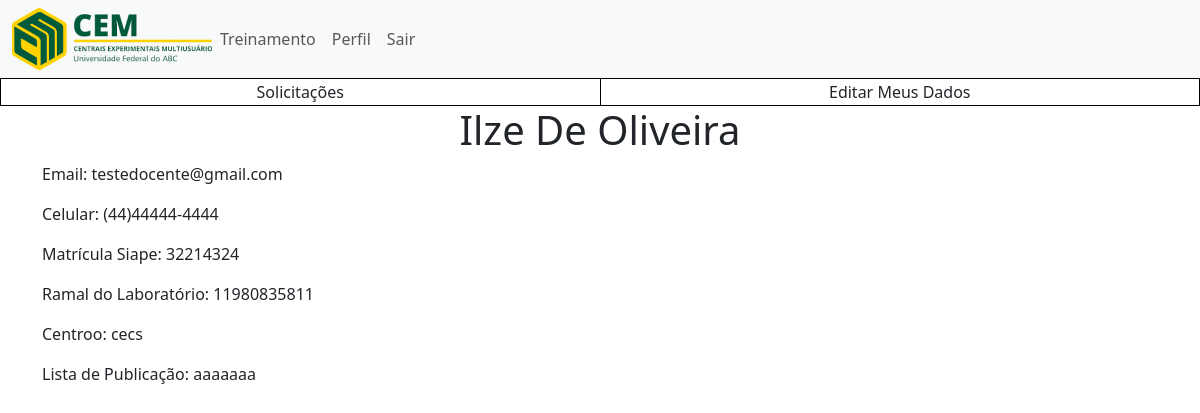
The app's page /core/perfil_user/ (signed in), older data.
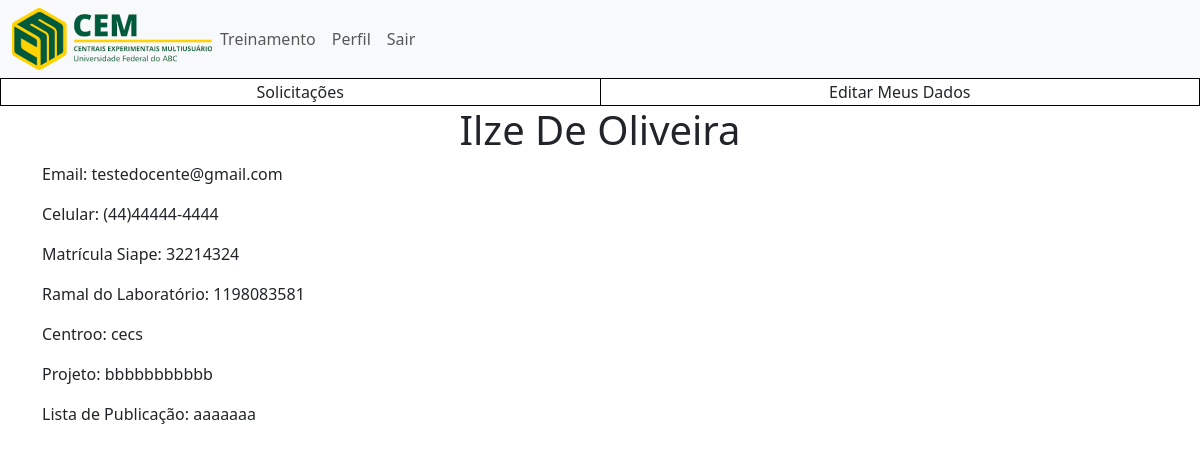
The same page, newer data.
### core/models.py (models this page shows, shortened)
class Docente(models.Model):
    id_docente = models.AutoField(primary_key=True)
    primeiro_nome = models.CharField(max_length=255)
    segundo_nome = models.CharField(max_length=255)
    celular = models.CharField(max_length=17)
    matricula_siape = models.CharField(max_length=30)
    ramal_lab = models.CharField(max_length=30)
    centro = models.CharField(max_length=30)
    possui_projeto = models.CharField(max_length=3)
    info_projeto = models.TextField(max_length=255)
    lista_publi = models.TextField(max_length=255)
    id_form_termo = models.ForeignKey(FormTermo, on_delete=models.CASCADE, null=False)
    id_login = models.ForeignKey(Login, on_delete=models.CASCADE, null=False, default=0)

class Login(models.Model):
    id_login = models.AutoField(primary_key=True)
    email_inst = models.EmailField(max_length=255)
    senha = models.CharField(max_length=255)
    perfil = models.CharField(max_length=30, default='perfil')
    data_cadastro = models.DateTimeField(blank=True, null=True, default=datetime.datetime.now)
    data_ultimo_login = models.DateTimeField(blank=True, null=True, default=datetime.datetime(2023, 1, 1, 0, 0))
    password_change_required = models.BooleanField(default=True)

### core/views.py (the view)
# urls.py: path('perfil_user/', perfil_user, name='perfil_user'),
def perfil_user(request):
    if 'chave' in request.session:
        chave = request.session['chave']
        login = Login.objects.get(id_login=chave)
        if login.perfil == 'docente':
            user = Docente.objects.get(id_login=chave)
        elif login.perfil == 'pos_doutorando':
            user = PosDout.objects.get(id_pos_dout=chave)
        elif login.perfil == 'aluno':
            user = AlunoPosIC.objects.get(id_login=chave)
        elif login.perfil == 'user_externo':
            user = UserExterno.objects.get(id_login=chave)
        return render(request, 'perfil_user.html', {'user': user, 'login': login})
    else:
        return HttpResponse('Você precisa estar logado no sistema para achar ')

### core/templates/perfil_user.html (shortened to what this page needs)
{% extends 'base.html' %}
{% load static %}
{% block conteudo %}
<div class="container">
    <h1>
        {{user.primeiro_nome }} {{user.segundo_nome}}
    </h1>
    <div>
        <p>Email: {{login.email_inst}}</p>
        {% if login.perfil == "docente" %}
            <p>Celular: {{user.celular}}</p>
            <p>Matrícula Siape: {{user.matricula_siape}}</p>
            <p>Ramal do Laboratório: {{user.ramal_lab}}</p>
            <p>Centroo: {{user.centro}}</p>
            {% if user.info_projeto %}
            <p>Projeto: {{user.info_projeto}}</p>
            {% endif %}
            <p>Lista de Publicação: {{user.lista_publi}}</p>
        {% endif %}
    </div>
</div>
{% endblock %}

### core/templates/base.html (shortened to what this page needs)
<!DOCTYPE html>
<html lang="pt-br">
  <head>
    <link href="https://cdn.jsdelivr.net/npm/bootstrap@5.3.2/dist/css/bootstrap.min.css" rel="stylesheet" />
    {% load static %}
    <link rel="stylesheet" type="text/css" href="{% static 'css/style.css' %}" />
  </head>
  <body>
    <nav class="navbar navbar-expand-lg bg-body-tertiary">
      <div class="container-fluid d-flex align-items-center">
        {% if request.session.chave %}
        <img src="{% static 'imagens/logo.png' %}" alt="Logo Central Multiusuario" />
        {% else %}
        <a class="navbar-brand" href="{% url "home" %}"><img src="{% static 'imagens/logo.png' %}" alt="Logo Central Multiusuario" /></a>
        {% endif %}
        <div class="collapse navbar-collapse" id="navbarNavDropdown">
          <ul class="navbar-nav">
            {% if request.session.chave %}
              <li class="nav-item">
                <a class="nav-link" href="{% url "treinamento" %}">Treinamento</a>
              </li>
              <li class="nav-item">
                <a class="nav-link" href="{% url "perfil_user" %}">Perfil</a>
              </li>
              <li class="nav-item">
                <a class="nav-link" href="{% url "encerrar_sessao" %}">Sair</a>
              </li>
            {% endif %}
          </ul>
        </div>
      </div>
    </nav>
    {% if request.session.chave %}
    <table class="sub-nav">
      <tr>
          <td class="sub-item">
              <a href="{% url 'solicitacoes_user' %}" class="sub-link">Solicitações</a>
          </td>
          <td class="sub-item">
              <a href="{% url 'edita_dados_user' %}" class="sub-link">Editar Meus Dados</a>
          </td>
      </tr>
    </table>
    {% endif %}
    {% block conteudo %}
    {% endblock %}
  </body>
</html>

### static/css/style.css (style rules this page uses)
h1 { text-align: center; }
.sub-nav { margin: 0; padding: 0; list-style: none; border: #000 solid 1px; width: 100%; }
.sub-link { color: inherit; text-decoration: none; display: flex; justify-content:space-around; }
.sub-item { border: #000 solid 1px; width: 50%; font-size: medium; }
.container { width: 100%; }
td { border: #000 solid 1px; }

Row changes from the older to the newer data that the page shows:
changed Docente "Ilze": ramal_lab "11980835811" → "1198083581"; info_projeto (not shown) → "bbbbbbbbbbb"
Text that changed along with them:
text now shown: "Projeto:"
